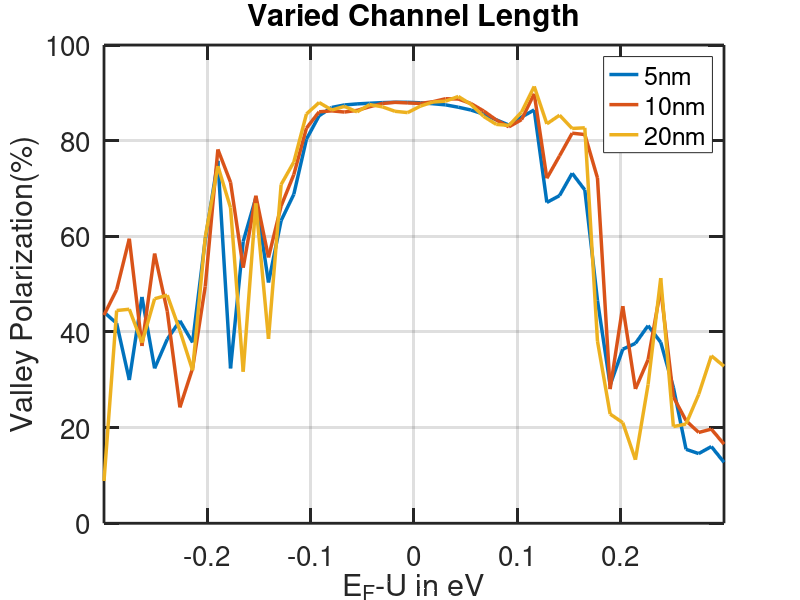

The MATLAB source for this figure:
clear;
clc;
close all;

M2 = csvread('valley_blg_d20_l20_disorder_6.csv');
M4 = csvread('valley_blg_d20_l40_disorder_6.csv');
M6 = csvread('valley_blg_d20_l80_disorder_6.csv');

figure
plot(M2(:,1),100*(M2(:,3)-M2(:,2))./(M2(:,2)+M2(:,3)),'Linewidth',2.5)
hold on;
plot(M4(:,1),100*(M4(:,3)-M4(:,2))./(M4(:,2)+M4(:,3)),'Linewidth',2.5)
hold on;
plot(M6(:,1),100*(M6(:,3)-M6(:,2))./(M6(:,2)+M6(:,3)),'Linewidth',2.5)
hold off
set(gca,'linewidth',2,'fontname','Helvetica','fontsize',20)
set(gca,'ticklength',[0.025 0.025])
xlim([-0.3 0.3])
% ylim([0 100])
xlabel('E_{F}-U in eV')
ylabel('Valley Polarization(%)')
title('Varied Channel Length')
legend('5nm','10nm','20nm','Location','best')
grid on
saveas(gcf,'valley_blg_d20_l_disorder_6.jpg')